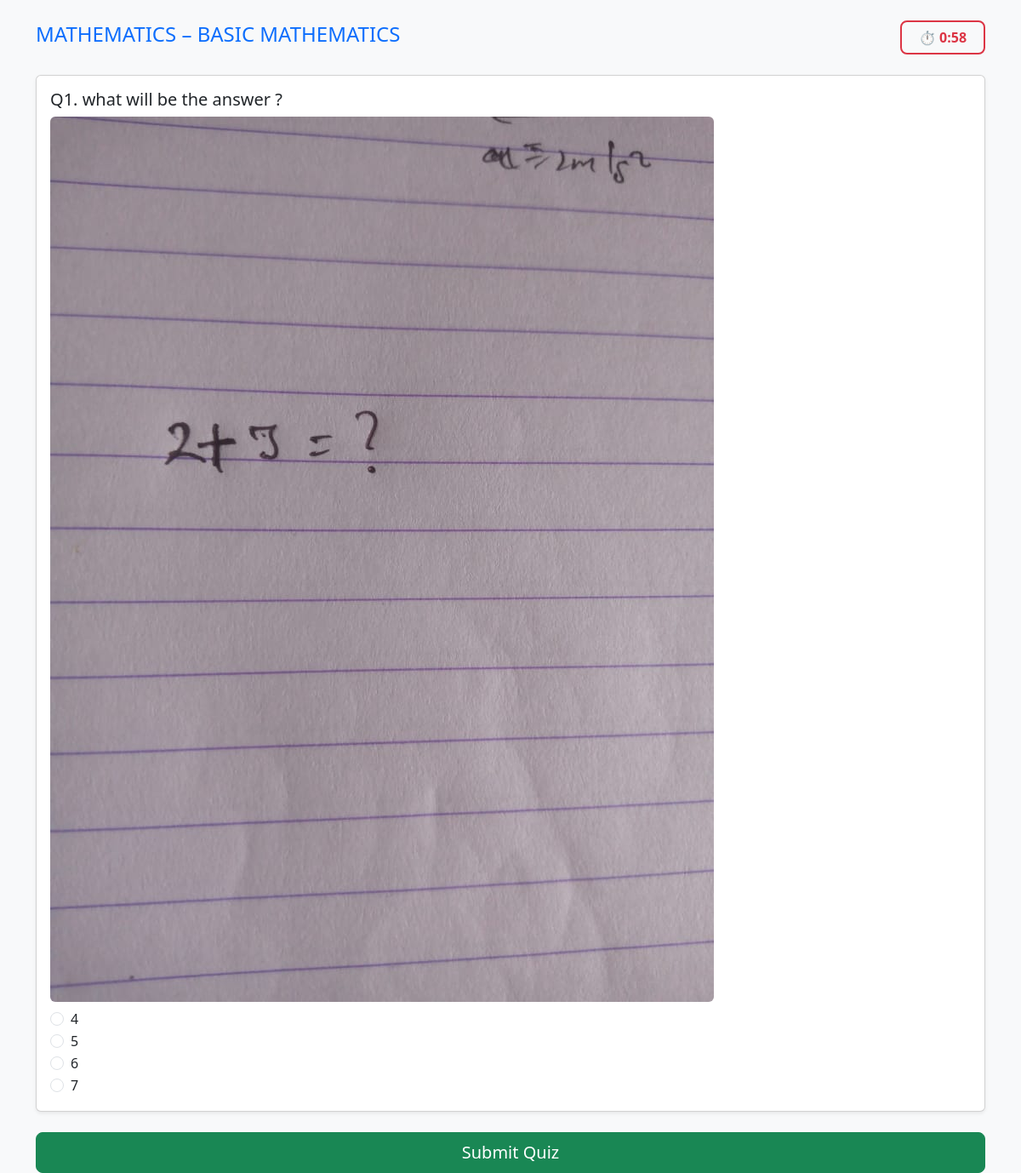
Page /take/quiz/1/1 (signed in) on the committed database.
### app.py (models this page shows)
class Quiz(db.Model):
    id = db.Column(db.Integer, primary_key=True)
    title = db.Column(db.String(100), nullable=False)
    created_at = db.Column(db.DateTime, default=datetime.utcnow)
    chapters = db.relationship('Chapter', backref='quiz', lazy=True, cascade='all, delete-orphan')

class Chapter(db.Model):
    id = db.Column(db.Integer, primary_key=True)
    title = db.Column(db.String(50), nullable=False)
    quiz_id = db.Column(db.Integer, db.ForeignKey('quiz.id'), nullable=False)
    created_at = db.Column(db.DateTime, default=datetime.utcnow)

class Question(db.Model):
    id = db.Column(db.Integer, primary_key=True)
    quiz_id = db.Column(db.Integer, db.ForeignKey('quiz.id'), nullable=False)
    chapter_id = db.Column(db.Integer, db.ForeignKey('chapter.id'), nullable=False)
    question_statement = db.Column(db.Text, nullable=True)
    question_image = db.Column(db.String(200), nullable=True)
    option_1 = db.Column(db.String(200), nullable=False)
    option_2 = db.Column(db.String(200), nullable=False)
    option_3 = db.Column(db.String(200), nullable=False)
    option_4 = db.Column(db.String(200), nullable=False)
    correct_option = db.Column(db.Integer, nullable=False)
    explanation = db.Column(db.Text, nullable=True)
    created_at = db.Column(db.DateTime, default=datetime.utcnow)
    quiz = db.relationship('Quiz', backref='questions')
    chapter = db.relationship('Chapter', backref='questions')

### app.py (the view, shortened to what this page needs)
@app.route('/take/quiz/<int:quiz_id>/<int:chapter_id>', methods=['GET', 'POST'])
@login_required
def take_quiz(quiz_id, chapter_id):
    quiz = Quiz.query.get_or_404(quiz_id)
    chapter = Chapter.query.get_or_404(chapter_id)
    questions_query = Question.query.filter_by(chapter_id=chapter.id).all()
    if not questions_query:
        flash('No questions available in this chapter yet.', 'warning')
        return redirect(url_for('chapter_wise_quiz', quiz_id=quiz_id))
    questions = []
    for q in questions_query:
        questions.append({
            "id": q.id,
            "question_statement": q.question_statement,
            "question_image": q.question_image,
            "option_1": q.option_1,
            "option_2": q.option_2,
            "option_3": q.option_3,
            "option_4": q.option_4,
            "correct_option": q.correct_option
        })
    session_key = f"quiz_end_{quiz.id}_{chapter.id}"
    total_seconds = len(questions) * 60
    if session_key not in session:
        session[session_key] = int(time.time()) + total_seconds
    return render_template(
        'take_quiz.html',
        quiz=quiz,
        chapter=chapter,
        questions=questions,
        quiz_end_time=session[session_key]
    )

### app.py (called while the page is built)
def login_required(f):
    @wraps(f)
    def decorated_function(*args, **kwargs):
        if 'user_id' not in session:
            flash('Please log in to access this page.', 'warning')
            return redirect(url_for('user_login'))
        return f(*args, **kwargs)
    return decorated_function

### templates/take_quiz.html (shortened to what this page needs)
<!DOCTYPE html>
<html lang="en">
<head>
    <link href="https://cdn.jsdelivr.net/npm/bootstrap@5.3.2/dist/css/bootstrap.min.css" rel="stylesheet">
</head>
<body class="bg-light">
<div class="container mt-4">
    <div class="d-flex flex-column flex-md-row justify-content-between align-items-center mb-4 gap-2">
        <h4 class="text-primary">
            {{ quiz.title }} – {{ chapter.title }}
        </h4>
        <div class="timer-box">
            ⏱ <span id="timer">00:00</span>
        </div>
    </div>
    <form id="quizForm" method="POST">
        {% for question in questions %}
        <div class="card mb-3 shadow-sm">
            <div class="card-body">
                <h5>Q{{ loop.index }}. {{ question.question_statement }}</h5>
                {% if question.question_image %}
                <img src="{{ url_for('static', filename='uploads/' ~ question.question_image) }}"
                     class="img-fluid rounded mb-2">
                {% endif %}
                {% for i in range(1,5) %}
                <div class="form-check">
                    <input class="form-check-input"
                           type="radio"
                           name="q{{ question.id }}"
                           value="{{ i }}"
                           id="q{{ question.id }}_{{ i }}">
                    <label class="form-check-label" for="q{{ question.id }}_{{ i }}">
                        {{ question['option_' ~ i] }}
                    </label>
                </div>
                {% endfor %}
            </div>
        </div>
        {% endfor %}
        <div class="d-grid mt-4">
            <button type="submit" class="btn btn-success btn-lg">
                Submit Quiz
            </button>
        </div>
    </form>
</div>
</body>
</html>

### templates/take_quiz.html (style rules this page uses)
.timer-box { font-size: 16px; font-weight: bold; color: #dc3545; border: 2px solid #dc3545; padding: 6px 12px; border-radius: 8px; min-width: 100px; text-align: center; }
h5 { word-break: break-word; }
.card-body img { max-width: 100%; height: auto; }

### rows in the picture
Quiz: title "MATHEMATICS"
Chapter: title "BASIC MATHEMATICS"
Question: question_statement "what will be the answer ?", question_image (picture), question "4" "5" "6" "7"
